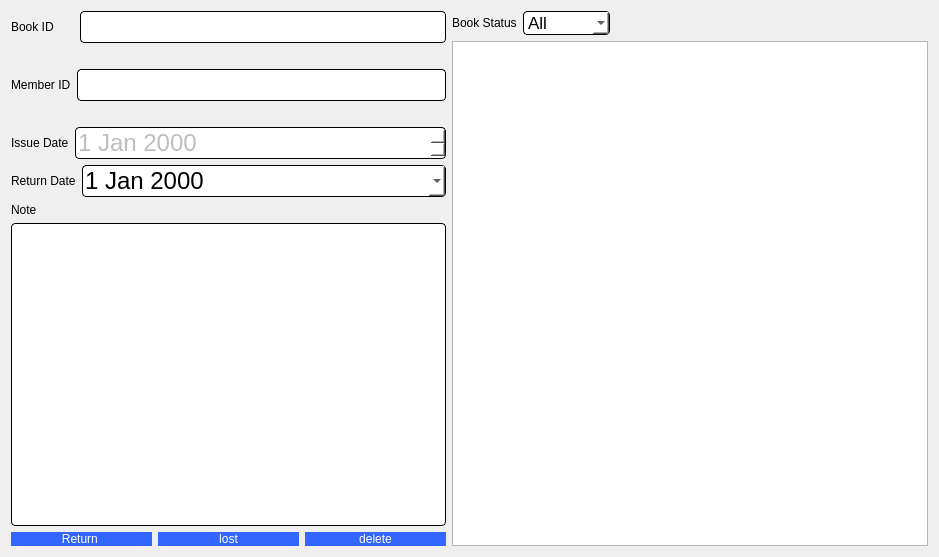
<?xml version="1.0" encoding="UTF-8"?>
<ui version="4.0">
 <class>ReturnBook</class>
 <widget class="QDialog" name="ReturnBook">
  <property name="geometry">
   <rect>
    <x>0</x>
    <y>0</y>
    <width>939</width>
    <height>557</height>
   </rect>
  </property>
  <property name="windowTitle">
   <string>Dialog</string>
  </property>
  <layout class="QHBoxLayout" name="horizontalLayout_11">
   <item>
    <layout class="QHBoxLayout" name="horizontalLayout_10">
     <item>
      <layout class="QVBoxLayout" name="verticalLayout_2">
       <item>
        <layout class="QHBoxLayout" name="horizontalLayout">
         <item>
          <widget class="QLabel" name="label">
           <property name="sizePolicy">
            <sizepolicy hsizetype="Fixed" vsizetype="Fixed">
             <horstretch>0</horstretch>
             <verstretch>0</verstretch>
            </sizepolicy>
           </property>
           <property name="styleSheet">
            <string notr="true">font: 10pt &quot;Comic Sans MS&quot;;
color: rgb(0, 0, 0);</string>
           </property>
           <property name="text">
            <string>Book ID      </string>
           </property>
          </widget>
         </item>
         <item>
          <widget class="QLineEdit" name="bookID">
           <property name="enabled">
            <bool>false</bool>
           </property>
           <property name="styleSheet">
            <string notr="true">QLineEdit{
	background-color: rgb(255, 255, 255);
	 border: 1px  solid;
     border-radius: 4px;
	font: 24px
}</string>
           </property>
          </widget>
         </item>
        </layout>
       </item>
       <item>
        <layout class="QHBoxLayout" name="horizontalLayout_6">
         <item>
          <widget class="QLabel" name="bookName">
           <property name="sizePolicy">
            <sizepolicy hsizetype="Fixed" vsizetype="Fixed">
             <horstretch>0</horstretch>
             <verstretch>0</verstretch>
            </sizepolicy>
           </property>
           <property name="styleSheet">
            <string notr="true">font: 10pt &quot;Comic Sans MS&quot;;
color: rgb(0, 0, 0);</string>
           </property>
           <property name="text">
            <string/>
           </property>
          </widget>
         </item>
        </layout>
       </item>
       <item>
        <layout class="QHBoxLayout" name="horizontalLayout_2">
         <item>
          <widget class="QLabel" name="label_2">
           <property name="sizePolicy">
            <sizepolicy hsizetype="Fixed" vsizetype="Fixed">
             <horstretch>0</horstretch>
             <verstretch>0</verstretch>
            </sizepolicy>
           </property>
           <property name="styleSheet">
            <string notr="true">font: 10pt &quot;Comic Sans MS&quot;;
color: rgb(0, 0, 0);</string>
           </property>
           <property name="text">
            <string>Member ID</string>
           </property>
          </widget>
         </item>
         <item>
          <widget class="QLineEdit" name="memberID">
           <property name="enabled">
            <bool>false</bool>
           </property>
           <property name="styleSheet">
            <string notr="true">QLineEdit{
	background-color: rgb(255, 255, 255);
	 border: 1px  solid;
     border-radius: 4px;
	font: 24px
}</string>
           </property>
          </widget>
         </item>
        </layout>
       </item>
       <item>
        <layout class="QHBoxLayout" name="horizontalLayout_7">
         <item>
          <widget class="QLabel" name="memberName">
           <property name="sizePolicy">
            <sizepolicy hsizetype="Fixed" vsizetype="Fixed">
             <horstretch>0</horstretch>
             <verstretch>0</verstretch>
            </sizepolicy>
           </property>
           <property name="styleSheet">
            <string notr="true">font: 10pt &quot;Comic Sans MS&quot;;
color: rgb(0, 0, 0);</string>
           </property>
           <property name="text">
            <string/>
           </property>
          </widget>
         </item>
        </layout>
       </item>
       <item>
        <layout class="QHBoxLayout" name="horizontalLayout_4">
         <item>
          <widget class="QLabel" name="label_3">
           <property name="sizePolicy">
            <sizepolicy hsizetype="Fixed" vsizetype="Fixed">
             <horstretch>0</horstretch>
             <verstretch>0</verstretch>
            </sizepolicy>
           </property>
           <property name="styleSheet">
            <string notr="true">font: 10pt &quot;Comic Sans MS&quot;;
color: rgb(0, 0, 0);</string>
           </property>
           <property name="text">
            <string>Issue Date</string>
           </property>
          </widget>
         </item>
         <item>
          <widget class="QDateEdit" name="issueDate">
           <property name="enabled">
            <bool>false</bool>
           </property>
           <property name="styleSheet">
            <string notr="true">QDateEdit{
	background-color: rgb(255, 255, 255);
	 border: 1px  solid;
     border-radius: 4px;
	font: 24px
}</string>
           </property>
          </widget>
         </item>
        </layout>
       </item>
       <item>
        <layout class="QHBoxLayout" name="horizontalLayout_5">
         <item>
          <widget class="QLabel" name="label_4">
           <property name="sizePolicy">
            <sizepolicy hsizetype="Fixed" vsizetype="Fixed">
             <horstretch>0</horstretch>
             <verstretch>0</verstretch>
            </sizepolicy>
           </property>
           <property name="styleSheet">
            <string notr="true">font: 10pt &quot;Comic Sans MS&quot;;
color: rgb(0, 0, 0);</string>
           </property>
           <property name="text">
            <string>Return Date</string>
           </property>
          </widget>
         </item>
         <item>
          <widget class="QDateEdit" name="returnDate">
           <property name="enabled">
            <bool>true</bool>
           </property>
           <property name="styleSheet">
            <string notr="true">QDateEdit{
	background-color: rgb(255, 255, 255);
	 border: 1px  solid;
     border-radius: 4px;
	font: 24px
}</string>
           </property>
           <property name="calendarPopup">
            <bool>true</bool>
           </property>
          </widget>
         </item>
        </layout>
       </item>
       <item>
        <layout class="QVBoxLayout" name="verticalLayout">
         <item>
          <widget class="QLabel" name="label_5">
           <property name="sizePolicy">
            <sizepolicy hsizetype="Fixed" vsizetype="Fixed">
             <horstretch>0</horstretch>
             <verstretch>0</verstretch>
            </sizepolicy>
           </property>
           <property name="styleSheet">
            <string notr="true">font: 10pt &quot;Comic Sans MS&quot;;
color: rgb(0, 0, 0);</string>
           </property>
           <property name="text">
            <string>Note</string>
           </property>
          </widget>
         </item>
         <item>
          <widget class="QTextEdit" name="notes">
           <property name="styleSheet">
            <string notr="true">QTextEdit{
	background-color: rgb(255, 255, 255);
	 border: 1px  solid;
     border-radius: 4px;
	font: 24px
}</string>
           </property>
          </widget>
         </item>
        </layout>
       </item>
       <item>
        <layout class="QHBoxLayout" name="horizontalLayout_3">
         <item>
          <widget class="QPushButton" name="returnBtn">
           <property name="styleSheet">
            <string notr="true">QPushButton{
color: rgb(255, 255, 255);
font: 10pt &quot;Comic Sans MS&quot;;
border-radius:8px;
padding : 0 8px;
background: #3366FF;
border -radius:10px;
}
QPushButton:hover:!pressed

{
background:#4f85e2;
}
QToolButton
{

border-radius:10px;
bacground:red;
color:red;
}

QPushButton:pressed
{
              font-size: 19px;
              transition: 0.9s; 
}</string>
           </property>
           <property name="text">
            <string>Return </string>
           </property>
          </widget>
         </item>
         <item>
          <widget class="QPushButton" name="lostBtn">
           <property name="styleSheet">
            <string notr="true">QPushButton{
color: rgb(255, 255, 255);
font: 10pt &quot;Comic Sans MS&quot;;
border-radius:8px;
padding : 0 8px;
background: #3366FF;
border -radius:10px;
}
QPushButton:hover:!pressed

{
background:#4f85e2;
}
QToolButton
{

border-radius:10px;
bacground:red;
color:red;
}

QPushButton:pressed
{
              font-size: 19px;
              transition: 0.9s; 
}</string>
           </property>
           <property name="text">
            <string>lost</string>
           </property>
          </widget>
         </item>
         <item>
          <widget class="QPushButton" name="deleteBtn">
           <property name="styleSheet">
            <string notr="true">QPushButton{
color: rgb(255, 255, 255);
font: 10pt &quot;Comic Sans MS&quot;;
border-radius:8px;
padding : 0 8px;
background: #3366FF;
border -radius:10px;
}
QPushButton:hover:!pressed

{
background:#4f85e2;
}
QToolButton
{

border-radius:10px;
bacground:red;
color:red;
}

QPushButton:pressed
{
              font-size: 19px;
              transition: 0.9s; 
}</string>
           </property>
           <property name="text">
            <string>delete</string>
           </property>
          </widget>
         </item>
        </layout>
       </item>
      </layout>
     </item>
     <item>
      <layout class="QVBoxLayout" name="verticalLayout_3">
       <item>
        <layout class="QHBoxLayout" name="horizontalLayout_9">
         <item>
          <layout class="QHBoxLayout" name="horizontalLayout_8">
           <item>
            <widget class="QLabel" name="label_6">
             <property name="sizePolicy">
              <sizepolicy hsizetype="Fixed" vsizetype="Fixed">
               <horstretch>0</horstretch>
               <verstretch>0</verstretch>
              </sizepolicy>
             </property>
             <property name="styleSheet">
              <string notr="true">font: 10pt &quot;Comic Sans MS&quot;;
color: rgb(0, 0, 0);</string>
             </property>
             <property name="text">
              <string>Book Status</string>
             </property>
            </widget>
           </item>
           <item>
            <widget class="QComboBox" name="bookStatus">
             <property name="styleSheet">
              <string notr="true">QComboBox{
	background-color: rgb(255, 255, 255);
	 border: 1px  solid;
     border-radius: 4px;
	font: 17px
}</string>
             </property>
             <item>
              <property name="text">
               <string>All</string>
              </property>
             </item>
             <item>
              <property name="text">
               <string>Issued</string>
              </property>
             </item>
             <item>
              <property name="text">
               <string>Returned</string>
              </property>
             </item>
             <item>
              <property name="text">
               <string>Lost</string>
              </property>
             </item>
            </widget>
           </item>
          </layout>
         </item>
         <item>
          <spacer name="horizontalSpacer">
           <property name="orientation">
            <enum>Qt::Horizontal</enum>
           </property>
           <property name="sizeType">
            <enum>QSizePolicy::Fixed</enum>
           </property>
           <property name="sizeHint" stdset="0">
            <size>
             <width>318</width>
             <height>20</height>
            </size>
           </property>
          </spacer>
         </item>
        </layout>
       </item>
       <item>
        <widget class="QTableView" name="tableView">
         <property name="styleSheet">
          <string notr="true">QHeaderView::section { background-color: #4f85e2; font: solid}</string>
         </property>
         <property name="selectionMode">
          <enum>QAbstractItemView::SingleSelection</enum>
         </property>
         <property name="selectionBehavior">
          <enum>QAbstractItemView::SelectRows</enum>
         </property>
         <attribute name="verticalHeaderVisible">
          <bool>false</bool>
         </attribute>
        </widget>
       </item>
      </layout>
     </item>
    </layout>
   </item>
  </layout>
 </widget>
 <resources/>
 <connections/>
</ui>
